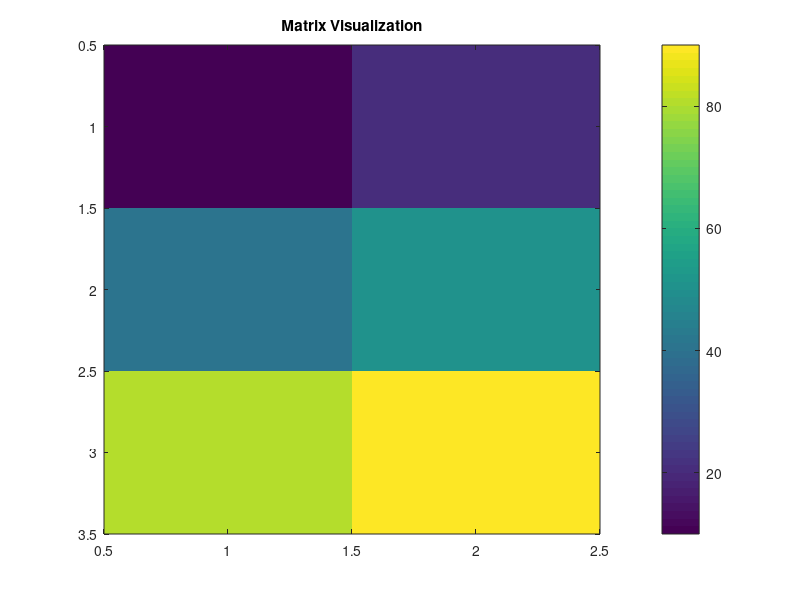

Reproduce this figure in MATLAB.
%% Program to perform matrix operations like addition, subtraction, multiplication and division

clc;
clear all;
close all;

%% Basics

% row vector
row = [1 2 3];

% column vector
column = [4; 5; 6];

% 2x3 matrix
matrix = [1 2 3; 4 5 6];

% zero matrix
zero_matrix = zeros(3,3);
disp('Zero matrix: '),disp(zero_matrix);

one_matrix = ones(3,3);
disp('Ones matrix: '),disp(one_matrix);

identity_matrix = eye(3);
disp('Identity matrix: '),disp(identity_matrix);

%% Matrix arithematic operations

a = [1 2; 3 4];
b = [5 6; 7 8];

sum = a+b;
sub = a-b;
mul_matrix = a*b;
mul_element = a.*b;

div_matrix = a/b; % div = a.b^-1 means first find the b^-1 = 1/det(b) * adj(b). then multiply with a
div_element = a./b;

disp('Addition: '), disp(sum);
disp('Subtraction: '), disp(sub);
disp('Multiplication(Matrix): '), disp(mul_matrix);
disp('Multiplication(Element): '), disp(mul_element);
disp('Division(Matrix): '), disp(div_matrix);
disp('Division(Element): '), disp(div_element);

%% Transpose, inverse of matrix

matrix_1 = [1 2 3; 4 5 6];

% Transpose of matrix
matrix_t = matrix_1';
disp('Transpose of matrix: '), disp(matrix_t);


matrix_2 = [1 2; 3 4];

% Inverse of matrix
matrix_i = inv(matrix_2);
disp('Inverse of matrix: '), disp(matrix_i);

% Determinent of matrix
matrix_d = det(matrix_2);
disp('Determinent of matrix: '), disp(matrix_d);

%% Accessing matrix elements

M = [10 20 30 40; 50 60 70 80; 90 100 110 120];

% accessing a particular element
element = M(4);
element = M(1,3);
disp(['Element: ',num2str(element)]);

% length of matrix
len = length(M);
disp(['Length of matrix: ', num2str(len)]);

% accessing entire row
row = M(2,:);
disp(['Row of Matrix: ',num2str(row)]);

% accessing the entire column
column = M(:,1);
disp('Column of Matrix: ');
disp(column);

%% Matrix functions

M = [10 20; 40 50; 80 90];
disp('Matrix M:');
disp(M);

% Size of the matrix
[r, c] = size(M);
disp(['Rows: ', num2str(r), ', Columns: ', num2str(c)]);

% Length of the matrix
len = length(M);
disp(['Length of matrix: ', num2str(len)]);

% max and min values
max_ele = max(M(:));
min_ele = min(M(:));
disp(['max element: ',num2str(max_ele),' min element: ',num2str(min_ele)]);

% Visualize a matrix as an image
imagesc(M);
colorbar;
title('Matrix Visualization');







